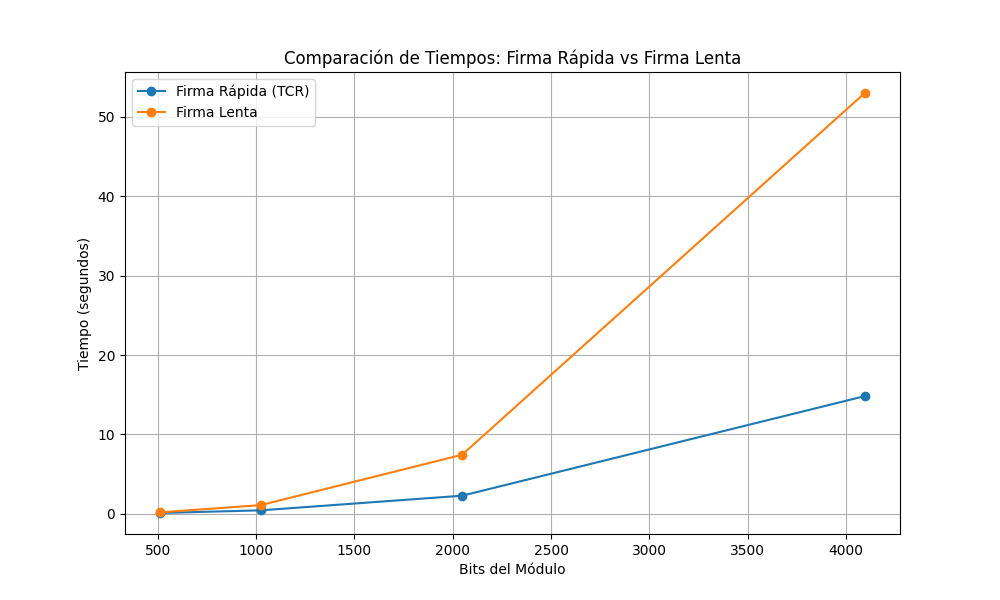

Reproduce this figure in Python.
# comparación firma lenta y con TCR
from BlockChain import rsa_key
import time
import random
import pandas as pd
import matplotlib.pyplot as plt

random.seed(373)

def plot_table(results_sf, results_ss, n_bits, filename="comparison_plot.png"):
    """
    Genera un gráfico comparativo entre los tiempos de firma rápida y firma lenta.
    """
    df = pd.DataFrame({
        "Bits del Módulo": n_bits,
        "Tiempo Firma Rápida (s)": [results_sf[n] for n in n_bits],
        "Tiempo Firma Lenta (s)": [results_ss[n] for n in n_bits],
        "Ratio Mejora": [results_ss[n]/results_sf[n] for n in n_bits]
    })

    print(df)

    plt.figure(figsize=(10, 6))
    plt.plot(n_bits, df["Tiempo Firma Rápida (s)"], label="Firma Rápida (TCR)", marker='o')
    plt.plot(n_bits, df["Tiempo Firma Lenta (s)"], label="Firma Lenta", marker='o')
    plt.xlabel("Bits del Módulo")
    plt.ylabel("Tiempo (segundos)")
    plt.title("Comparación de Tiempos: Firma Rápida vs Firma Lenta")
    plt.legend()
    plt.grid()
    plt.show()

    # plt.savefig(filename)
    plt.close()

def create_data(n_bits, messages):
    results_sf = {n:0 for n in n_bits}
    results_ss = {n:0 for n in n_bits}
    
    for i, n in enumerate(n_bits):
        rsa = rsa_key(bits_modulo=n)
        print(f"n:{n}!!!")
        for m in messages: 
            start_sf = time.time()
            f1 = rsa.sign(m)
            sf = time.time() - start_sf

            start_ss = time.time()
            f2 = rsa.sign_slow(m)
            ss = time.time() - start_ss

            print(ss, sf)
            if f1 != f2:
                raise AssertionError("f1 != f2")
            
            results_sf[n] += sf
            results_ss[n] += ss

    # for n in n_bits:
    #     results_sf[n] /= len(messages)
    #     results_ss[n] /= len(messages)

    return results_sf, results_ss

if __name__=="__main__":
    # 512, 1024, 2048 y 4096
    n_bits = [512, 1024, 2048, 4096]
    messages = [random.randint(2**(4096-1), 2**4096 - 1) for _ in range(100) for n in n_bits]  # generated via random
    results_sf, results_ss = create_data(n_bits, messages)
    plot_table(results_sf, results_ss, n_bits)
    
